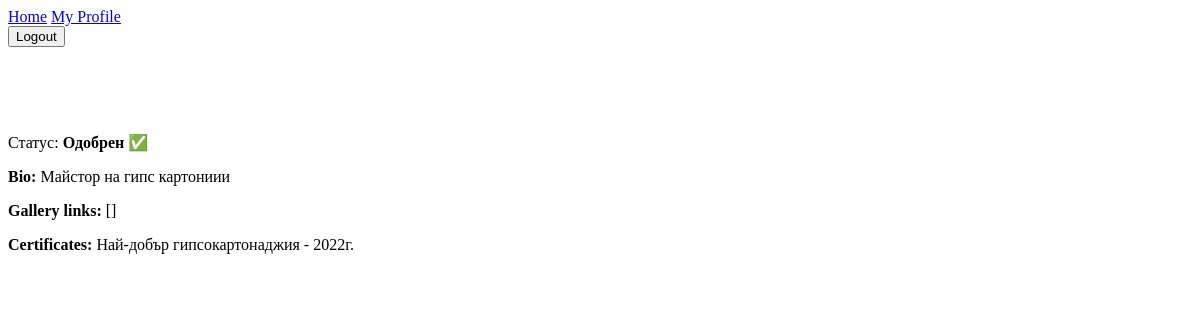
/provider/status (signed in), run on the app's committed database.
### app/models/provider_profile.py (models this page shows)
class ProviderProfile(db.Model):
    __tablename__ = "provider_profiles"
    provider_id = db.Column(
        db.Integer,
        db.ForeignKey("users.id"),
        primary_key=True
    )
    is_verified = db.Column(db.Boolean, nullable=False, default=False)
    bio = db.Column(db.Text, nullable=True)
    gallery_links = db.Column(db.Text, nullable=False, default="[]")
    certificates = db.Column(db.Text, nullable=True)
    updated_at = db.Column(db.DateTime, nullable=False, default=datetime.utcnow, onupdate=datetime.utcnow)

### app/routes/provider.py (the view)
@provider_bp.route("/provider/status", methods = ["GET"])
@login_required
def status():
    pp = ProviderProfile.query.filter_by(provider_id=current_user.id).first()
    return render_template("provider/status.html", pp=pp)

### app/templates/provider/status.html (shortened to what this page needs)
{% extends "base.html" %}
{% block content %}
    <div class="page">
        <div class="card">
            <h1 class="title">Статус кандидатура</h1>
            {% if not pp %}
                <p>Нямаш кандидатура</p>
                <a href="{{ url_for('provider.apply') }}">Кандидатствай</a>
            {% else %}
                <p>Статус: <b>{{ "Одобрен ✅" if pp.is_verified else "Чака одобрение ⏳" }}</b></p>
                <p><b>Bio:</b> {{ pp.bio or "-" }}</p>
                <p><b>Gallery links:</b> {{ pp.gallery_links or "-" }}</p>
                <p><b>Certificates:</b> {{ pp.certificates or "-" }}</p>
            {% endif %}
        </div>
    </div>
{% endblock %}

### app/static/styles/style.css (style rules this page uses)
h1 { font-family: 'Segoe UI', Tahoma, Geneva, Verdana, sans-serif; color: white; }

### data on the page
ProviderProfile: is_verified "Одобрен ✅", bio "Майстор на гипс картониии", gallery_links "[]", certificates "Най-добър гипсокартонаджия - 2022г."
